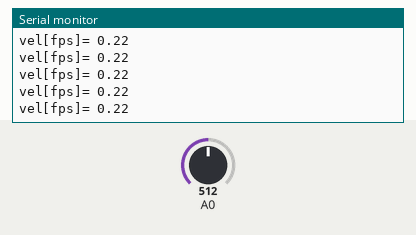
This program was run on a simulated Arduino Mega 2560, built with avr-gcc and run on an emulated ATmega2560. On the bench: the last lines printed to the serial monitor. Inputs (shaded band) come from the test bench; at power-on: A0 = 512.

Above: at 1.2 s.
1.3 s: A0 set to 716
At 1.5 s:
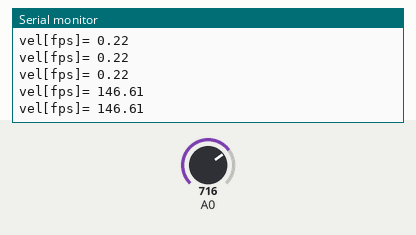
2.8 s: A0 set to 900
At 2.81 s:
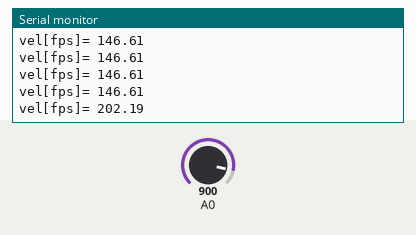
Timing chart, 0 to 5.8 s (numbered marks = the images above; inputs shaded):
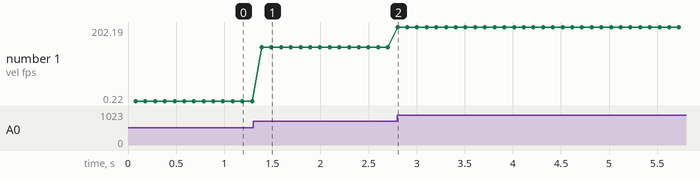

The program:

main.cpp
```cpp
#include <Arduino.h>

// MPXV7002 wired to GND, 5V, and A0 on 5V compatable board
// https://www.mouser.com/datasheet/2/302/MPXV7002-1127332.pdf?srsltid=AU7gw4Uh4M076TQ5EvhHnlSyQPgwFfRW4hxkDl53pVjkxX1cm6Puz-uy

// assumes airspeed is initially zero for calibration
// assumes fixed ambient air density

// user inputs
double Vsupply_V = 5.0;
double rho_slugft3 = 0.00194; // Tehachapi, CA
int nSamples = 500;

// constants and inits
double kPa2psf = 20.885434;
double resolution = 1023.0;
int value = 0;
double Vin = 0.0;
double V0 = 0.0;
double dP_kPa = 0.0;
double dP_psf = 0.0;
double v_fps = 0.0;
double dP_dV = 0.0;

void setup()
{
  Serial.begin(115200);

  // average out initial velocity
  for (int ii = 0; ii < nSamples; ii++)
  {
    value = analogRead(A0);
    V0 += static_cast<double>(value) * Vsupply_V / resolution;
  }
  V0 /= nSamples;

  // calculate velocity gradient
  dP_dV = 2.0 / (4.5 - V0);
}

void loop()
{
  value = analogRead(A0);                                    // read analog input on pin A0
  Vin = static_cast<double>(value) * Vsupply_V / resolution; // convert to voltage
  dP_kPa = dP_dV * (Vin - V0);                               // convert to differential pressure in kPa
  dP_psf = kPa2psf * dP_kPa;

  // negative airspeed protection
  if (dP_psf < 0.0)
  {
    v_fps = -sqrt(2.0 * -dP_psf / rho_slugft3);
  }
  else
  {
    v_fps = sqrt(2.0 * dP_psf / rho_slugft3);
  }

  // report
  Serial.print("vel[fps]= ");
  Serial.println(v_fps);
  delay(100);
}
```

Measured:
- after the input at 1.3 s, the serial monitor: prints a new line after 0.09 s (image 1)
- after the input at 2.8 s, the serial monitor: prints a new line at once (image 2)
- plotted number 1: 0.22 → 146.61 after the input at 1.3 s, 146.61 → 202.19 after the input at 2.8 s
